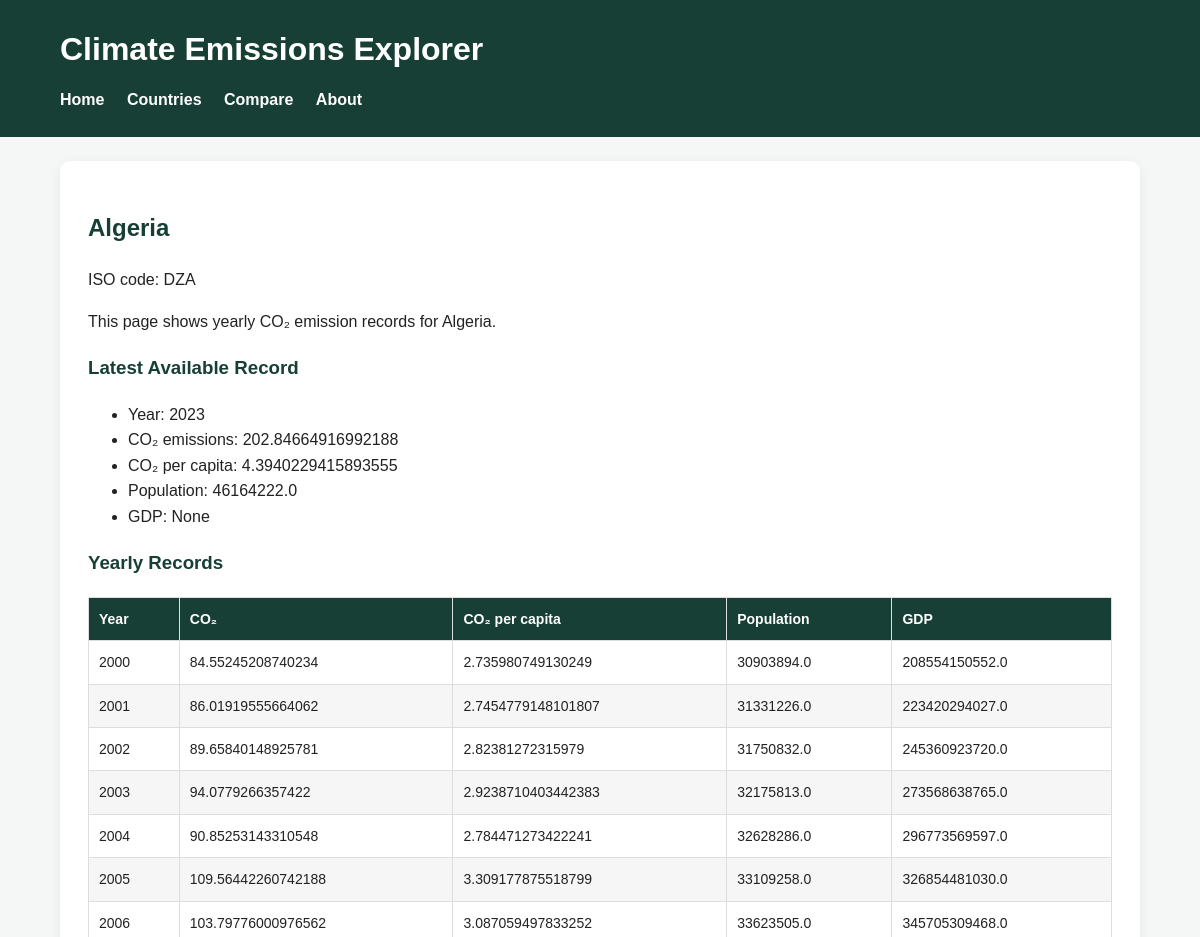
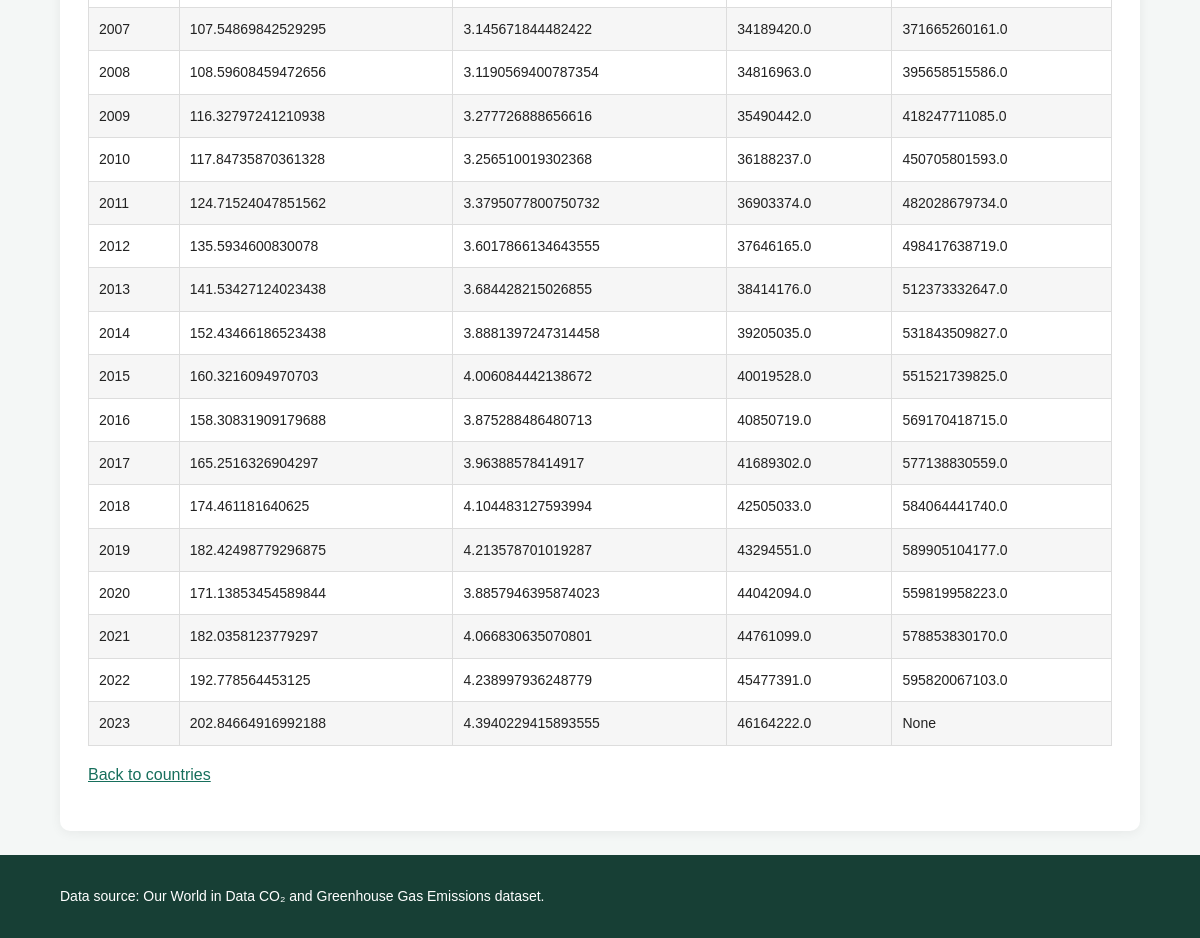
Page /country/3 on the committed database (2 pictures, top to bottom).
### models.py (models this page shows, shortened)
class Country(db.Model):
    __tablename__ = "countries"
    id = db.Column(db.Integer, primary_key=True)
    name = db.Column(db.String(120), nullable=False, unique=True)
    iso_code = db.Column(db.String(20), nullable=True)
    records = db.relationship("EmissionRecord", backref="country", lazy=True)

class EmissionRecord(db.Model):
    __tablename__ = "emission_records"
    id = db.Column(db.Integer, primary_key=True)
    country_id = db.Column(db.Integer, db.ForeignKey("countries.id"), nullable=False)
    year = db.Column(db.Integer, nullable=False)
    co2 = db.Column(db.Float, nullable=True)
    co2_per_capita = db.Column(db.Float, nullable=True)
    population = db.Column(db.Float, nullable=True)
    gdp = db.Column(db.Float, nullable=True)

### app.py (the view)
    @app.route("/country/<int:country_id>")
    def country_detail(country_id):
        country = Country.query.get_or_404(country_id)
        records = EmissionRecord.query.filter_by(
            country_id=country.id
        ).order_by(
            EmissionRecord.year.asc()
        ).all()
        latest_record = EmissionRecord.query.filter_by(
            country_id=country.id
        ).order_by(
            EmissionRecord.year.desc()
        ).first()
        return render_template(
            "country_detail.html",
            country=country,
            records=records,
            latest_record=latest_record
        )

### templates/country_detail.html (shortened to what this page needs)
{% extends "base.html" %}
{% block content %}
    <h2>{{ country.name }}</h2>
    {% if country.iso_code %}
        <p>ISO code: {{ country.iso_code }}</p>
    {% endif %}
    <p>
        This page shows yearly CO₂ emission records for {{ country.name }}.
    </p>
    {% if latest_record %}
        <h3>Latest Available Record</h3>
        <ul>
            <li>Year: {{ latest_record.year }}</li>
            <li>CO₂ emissions: {{ latest_record.co2 }}</li>
            <li>CO₂ per capita: {{ latest_record.co2_per_capita }}</li>
            <li>Population: {{ latest_record.population }}</li>
            <li>GDP: {{ latest_record.gdp }}</li>
        </ul>
    {% endif %}
    <h3>Yearly Records</h3>
    {% if records %}
        <table border="1" cellpadding="6">
            <thead>
                <tr>
                    <th>Year</th>
                    <th>CO₂</th>
                    <th>CO₂ per capita</th>
                    <th>Population</th>
                    <th>GDP</th>
                </tr>
            </thead>
            <tbody>
                {% for record in records %}
                    <tr>
                        <td>{{ record.year }}</td>
                        <td>{{ record.co2 }}</td>
                        <td>{{ record.co2_per_capita }}</td>
                        <td>{{ record.population }}</td>
                        <td>{{ record.gdp }}</td>
                    </tr>
                {% endfor %}
            </tbody>
        </table>
    {% else %}
        <p>No emission records found for this country.</p>
    {% endif %}
    <p>
        <a href="/countries">Back to countries</a>
    </p>
{% endblock %}

### static/style.css (style rules this page uses)
* { box-sizing: border-box; }
body { margin: 0; font-family: Arial, Helvetica, sans-serif; background: #f4f7f6; color: #222; line-height: 1.6; }
h2, h3, h4 { color: #173f35; }
a { color: #176f5c; }
table { width: 100%; border-collapse: collapse; margin-top: 18px; font-size: 14px; }
th { background: #173f35; color: white; text-align: left; }
th, td { padding: 10px; border: 1px solid #ddd; }
tr:nth-child(even) { background: #f6f6f6; }

### rows in the picture
Country: name "Algeria", iso_code "DZA"
EmissionRecord: year "2023", co2 "202.84664916992188", co2_per_capita "4.3940229415893555", population "46164222.0", gdp "None"
EmissionRecord: year "2000", co2 "84.55245208740234", co2_per_capita "2.735980749130249", population "30903894.0", gdp "208554150552.0"
EmissionRecord: year "2001", co2 "86.01919555664062", co2_per_capita "2.7454779148101807", population "31331226.0", gdp "223420294027.0"
EmissionRecord: year "2002", co2 "89.65840148925781", co2_per_capita "2.82381272315979", population "31750832.0", gdp "245360923720.0"
EmissionRecord: year "2003", co2 "94.0779266357422", co2_per_capita "2.9238710403442383", population "32175813.0", gdp "273568638765.0"
EmissionRecord: year "2004", co2 "90.85253143310548", co2_per_capita "2.784471273422241", population "32628286.0", gdp "296773569597.0"
EmissionRecord: year "2005", co2 "109.56442260742188", co2_per_capita "3.309177875518799", population "33109258.0", gdp "326854481030.0"
EmissionRecord: year "2006", co2 "103.79776000976562", co2_per_capita "3.087059497833252", population "33623505.0", gdp "345705309468.0"
EmissionRecord: year "2007", co2 "107.54869842529295", co2_per_capita "3.145671844482422", population "34189420.0", gdp "371665260161.0"
EmissionRecord: year "2008", co2 "108.59608459472656", co2_per_capita "3.1190569400787354", population "34816963.0", gdp "395658515586.0"
EmissionRecord: year "2009", co2 "116.32797241210938", co2_per_capita "3.277726888656616", population "35490442.0", gdp "418247711085.0"
EmissionRecord: year "2010", co2 "117.84735870361328", co2_per_capita "3.256510019302368", population "36188237.0", gdp "450705801593.0"
EmissionRecord: year "2011", co2 "124.71524047851562", co2_per_capita "3.3795077800750732", population "36903374.0", gdp "482028679734.0"
EmissionRecord: year "2012", co2 "135.5934600830078", co2_per_capita "3.6017866134643555", population "37646165.0", gdp "498417638719.0"
EmissionRecord: year "2013", co2 "141.53427124023438", co2_per_capita "3.684428215026855", population "38414176.0", gdp "512373332647.0"
EmissionRecord: year "2014", co2 "152.43466186523438", co2_per_capita "3.8881397247314458", population "39205035.0", gdp "531843509827.0"
EmissionRecord: year "2015", co2 "160.3216094970703", co2_per_capita "4.006084442138672", population "40019528.0", gdp "551521739825.0"
EmissionRecord: year "2016", co2 "158.30831909179688", co2_per_capita "3.875288486480713", population "40850719.0", gdp "569170418715.0"
EmissionRecord: year "2017", co2 "165.2516326904297", co2_per_capita "3.96388578414917", population "41689302.0", gdp "577138830559.0"
EmissionRecord: year "2018", co2 "174.461181640625", co2_per_capita "4.104483127593994", population "42505033.0", gdp "584064441740.0"
EmissionRecord: year "2019", co2 "182.42498779296875", co2_per_capita "4.213578701019287", population "43294551.0", gdp "589905104177.0"
EmissionRecord: year "2020", co2 "171.13853454589844", co2_per_capita "3.8857946395874023", population "44042094.0", gdp "559819958223.0"
EmissionRecord: year "2021", co2 "182.0358123779297", co2_per_capita "4.066830635070801", population "44761099.0", gdp "578853830170.0"
EmissionRecord: year "2022", co2 "192.778564453125", co2_per_capita "4.238997936248779", population "45477391.0", gdp "595820067103.0"
